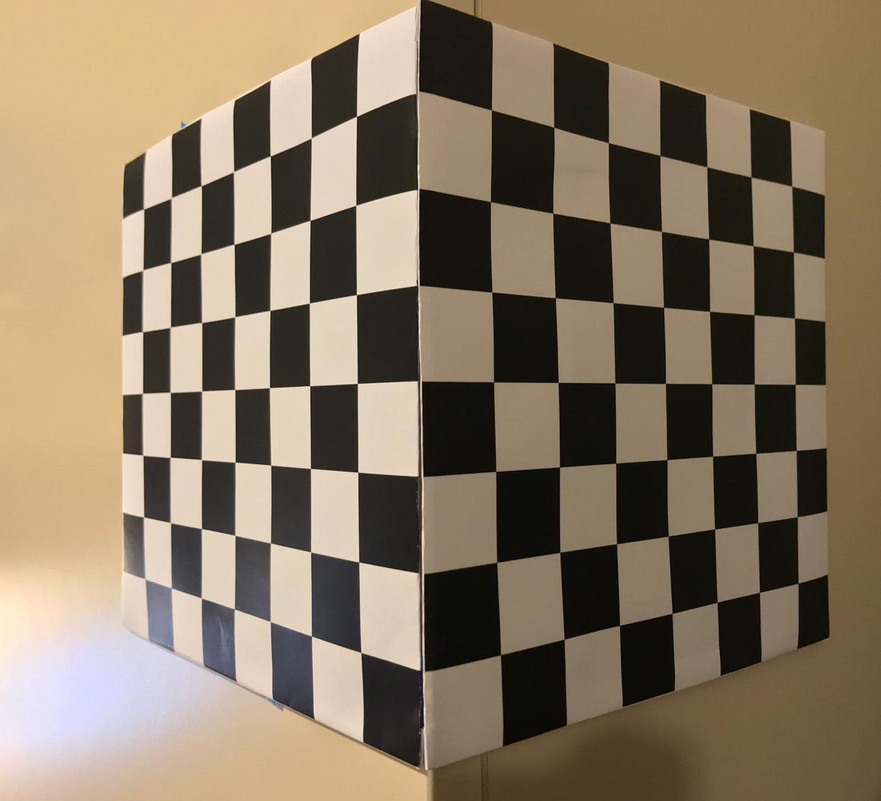
%> input picture 5-data-generation-for-camera-calibration/calibrationObjectLab5.jpeg, 881 x 801 px, shrunk from 1306 x 1187 before the run
$ octave --eval "result = lab5calibprep(imread('../5-data-generation-for-camera-calibration/calibrationObjectLab5.jpeg'));"   (GNU Octave 9; MATLAB toolbox functions it lacks are replaced by stand-ins)
%> lines starting %> are read from the running program, lines starting %| are printed output that depends on the picture; in (x1, y1, x2, y2) boxes, pixels count from 0 and x2, y2 are one past the last pixel; in counts of white or black regions, pixels touching at a corner belong together; the program's own positions count from 1
function [H,T,R,edges,P,lines] = lab5calibprep(img)

    [row,col,ch] = size(img);
%> row = 801; col = 881; ch = 3
    X = zeros(size(img));
    k = 1;

    if(ch==3)
        img = rgb2gray(img);
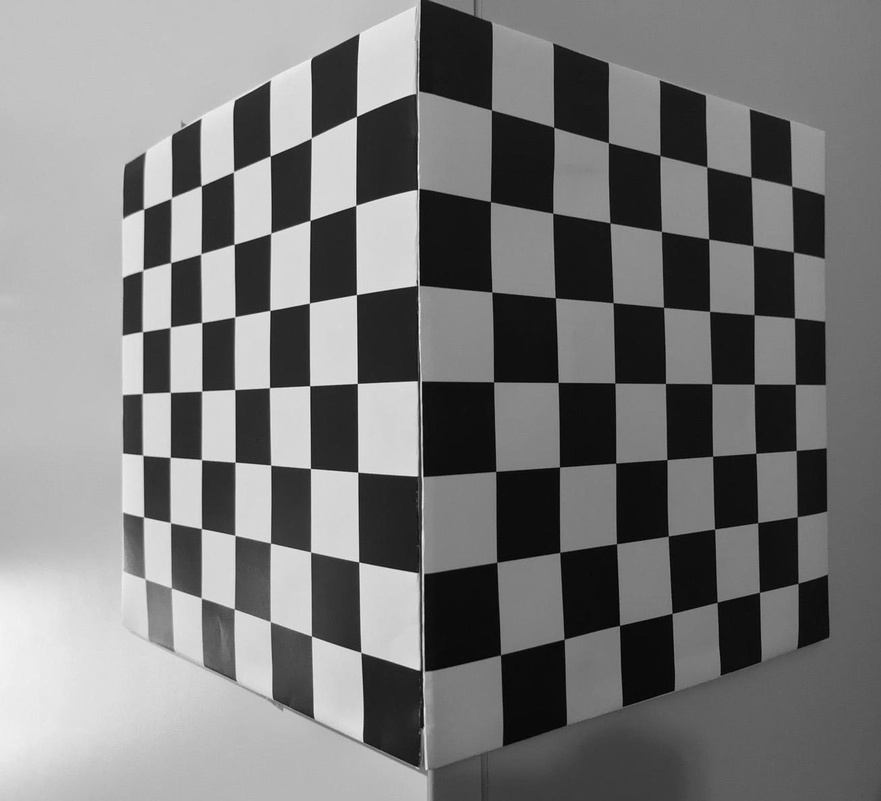
%> img: size 801x881 uint8; min 1, max 245, mean 121.2
    end

    edges = edge(img,'Canny',[0.1 0.4]);
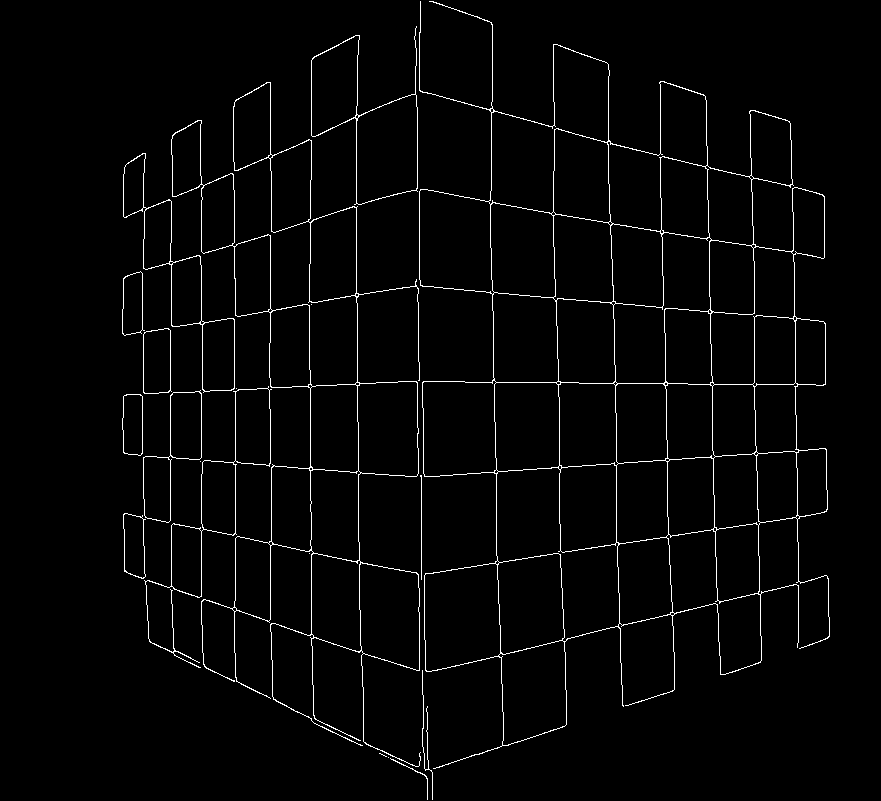
%> edges: size 801x881 logical; 2.3% white in thin lines or dots, all inside (x1, y1, x2, y2) = (122, 1, 830, 800)

    [H,T,R] = hough(edges,'RhoResolution',0.5,'Theta',-90:0.5:89);
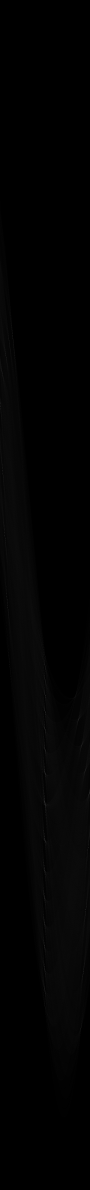
%> H: size 4759x359 double (shown at 1/4 size); min 0, max 341, mean 3.5; drawn with min black and max white
%> T = 359 values from -90 to 89; R = 4759 values from -1189.5 to 1189.5

    P = houghpeaks(H,500,'Threshold',0.1*max(H(:)));
%> P = 63 rows, first 12: [2920 181; 2782 181; 2850 181; 3002 181; 3218 181; 3088 180; 2720 181; 3390 353; 2666 181; 1625 2; 1884 11; 3957 179]

    lines = houghlines(edges,T,R,P,'FillGap',50,'MinLength',15);
%> lines = 122 lines; longest, point1 to point2 (x, y): (792, 141) to (800, 582), (828, 577) to (423, 674), (423, 287) to (824, 322), (816, 450) to (422, 478), (708, 147) to (715, 532), (816, 515) to (484, 565)

end
